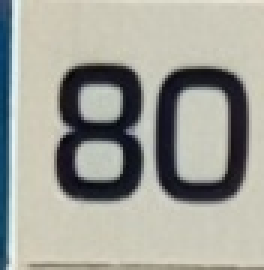
#> input picture tables/patches/1_08.jpg_3_7.jpg, 88 x 90 px (shown 3 times larger)
$ python -i score.py   (imports and definitions only)
#> lines starting #> are read from the running program, lines starting #| are printed output that depends on the picture
#> further down, picture is the input picture: shape (90, 88, 3); mean B, G, R 153.6, 162, 161.2
from copy import deepcopy
import math
import os
import cv2 as cv
import numpy as np
from extractor import extrage_careu, show_image, getLines, get_patches
from config import box_size, boxes, total_size, game_board as initial_game_board, starting_points, initial_signs, pieces, numbers, ROUNDS_FIRST, ROUNDS_LAST, FOLDER_IMAGES, FOLDER_TEMPLATES, FOLDER_SCORES


templates = {}

def format_chess_like_position(y, x):
    return f"{y + 1}{chr(ord('A') + (x))}"

# [13 lines left out: functions write_score_file, write_annotation_file, not called in this run]

# [17 lines of commented-out code are left out]

def sharp_n_thresh(img):
    image_m_blur = cv.medianBlur(img,3)
    image_g_blur = cv.GaussianBlur(image_m_blur, (0, 0), 5)
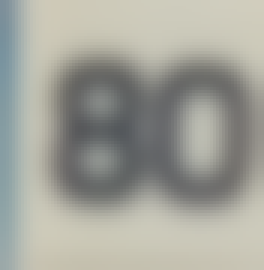
#> image_g_blur: shape (90, 88, 3) (shown 3 times larger); mean B, G, R 154, 162.5, 161.8
    image_sharpened = cv.addWeighted(image_m_blur, 1.2, image_g_blur, -0.8, 0)
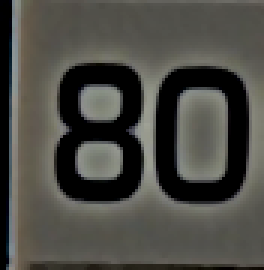
#> image_sharpened: shape (90, 88, 3) (shown 3 times larger); mean B, G, R 68.9, 74.6, 75.3
    _, thresh = cv.threshold(image_sharpened, 0, 255, cv.THRESH_BINARY)
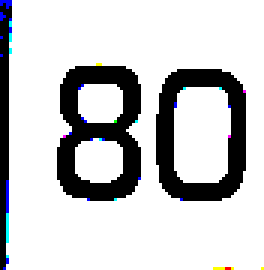
#> thresh: shape (90, 88, 3) (shown 3 times larger); mean B, G, R 203.5, 202.3, 201.7
    thresh = cv.bitwise_not(thresh)
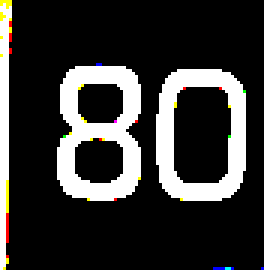
#> thresh: shape (90, 88, 3) (shown 3 times larger); mean B, G, R 51.5, 52.7, 53.3
    return thresh

# [97 lines left out: functions init_game, get_possible_points, not called in this run]


def get_files(fast=False):
    print("-*-"*10)
    print("GETTING FILES")
    print("-*-"*10)
    rez = {}
    for file_name in sorted(os.listdir(FOLDER_IMAGES)):
        round, turn = file_name.split("_")
        round = int(round)
        turn_int = int(turn.split(".")[0]) if (turn.split(".")[0]).isdigit() else 0
        # [5 lines of commented-out code are left out]
        file_path = os.path.join(FOLDER_IMAGES, file_name)
        if round not in rez:
            rez[round] = {
                "paths": [],
                "turns": ''
            }
        if turn.endswith("turns.txt"):
            file_content = open(file_path, "r").readlines()
            rez[round]["turns"] = [line.strip().split(' ') for line in file_content]
            rez[round]["turns"] = [(player, int(turn)) for player, turn in rez[round]["turns"]]
        elif turn.endswith(".jpg"):
            # img = cv.imread(file_path)
            rez[round]["paths"].append(file_path)
    print("-*-"*10)
    print("DONE: FILES READ")
    print("-*-"*10)
    return rez


# [162 lines left out: functions preditct_number, get_bonus_score, not called in this run]


lower_patch = np.array([0, 162, 180])
upper_patch = np.array([214, 255, 231])

# lower_patch = np.array([0, 0, 152])
# upper_patch = np.array([255, 255, 255])

# [1 line not run here, left out]
# [1 line that did not run here, left out]
# [172 lines not run here, left out]
# print(files)

>>> import cv2
>>> picture = cv2.imread('tables/patches/1_08.jpg_3_7.jpg')
>>> result = sharp_n_thresh(picture)

$ run again, on tables/patches/1_24.jpg_6_11.jpg
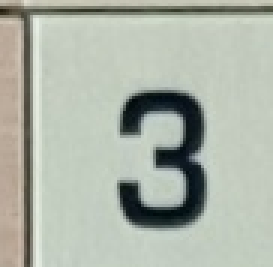
#> input picture tables/patches/1_24.jpg_6_11.jpg, 91 x 89 px (shown 3 times larger)
#> picture is the input picture: shape (89, 91, 3); mean B, G, R 168.6, 180.2, 173.5
#> in sharp_n_thresh, `image_sharpened = cv.addWeighted(image_m_blur, 1.2, image_g_blur, -0.8..`:
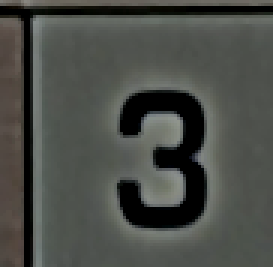
#> image_sharpened: shape (89, 91, 3) (shown 3 times larger); mean B, G, R 72.1, 77.1, 74.7
#> in sharp_n_thresh, `thresh = cv.bitwise_not(thresh)`:
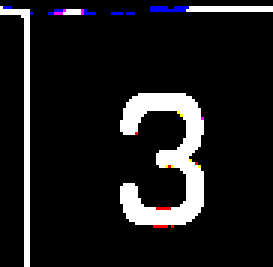
#> thresh: shape (89, 91, 3) (shown 3 times larger); mean B, G, R 28.5, 27, 27.7

$ run again, on tables/patches/1_25.jpg_2_7.jpg
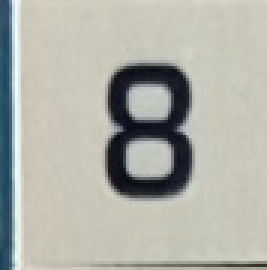
#> input picture tables/patches/1_25.jpg_2_7.jpg, 89 x 90 px (shown 3 times larger)
#> picture is the input picture: shape (90, 89, 3); mean B, G, R 168.9, 177.3, 175.9
#> in sharp_n_thresh, `image_sharpened = cv.addWeighted(image_m_blur, 1.2, image_g_blur, -0.8..`:
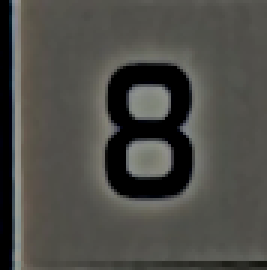
#> image_sharpened: shape (90, 89, 3) (shown 3 times larger); mean B, G, R 71.1, 75.9, 76.6
#> in sharp_n_thresh, `thresh = cv.bitwise_not(thresh)`:
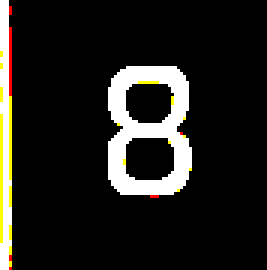
#> thresh: shape (90, 89, 3) (shown 3 times larger); mean B, G, R 28.7, 32.3, 33.4

$ run again, on tables/patches/1_25.jpg_9_7.jpg
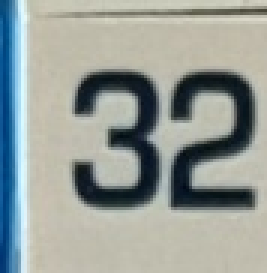
#> input picture tables/patches/1_25.jpg_9_7.jpg, 89 x 91 px (shown 3 times larger)
#> picture is the input picture: shape (91, 89, 3); mean B, G, R 152.7, 157.8, 151
#> in sharp_n_thresh, `image_sharpened = cv.addWeighted(image_m_blur, 1.2, image_g_blur, -0.8..`:
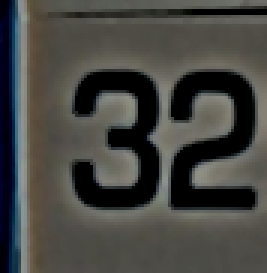
#> image_sharpened: shape (91, 89, 3) (shown 3 times larger); mean B, G, R 66.5, 70.2, 70.3
#> in sharp_n_thresh, `thresh = cv.bitwise_not(thresh)`:
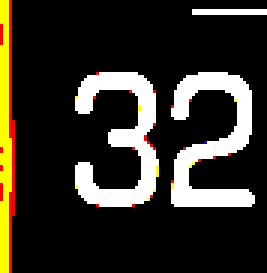
#> thresh: shape (91, 89, 3) (shown 3 times larger); mean B, G, R 38.7, 47.7, 52.2
